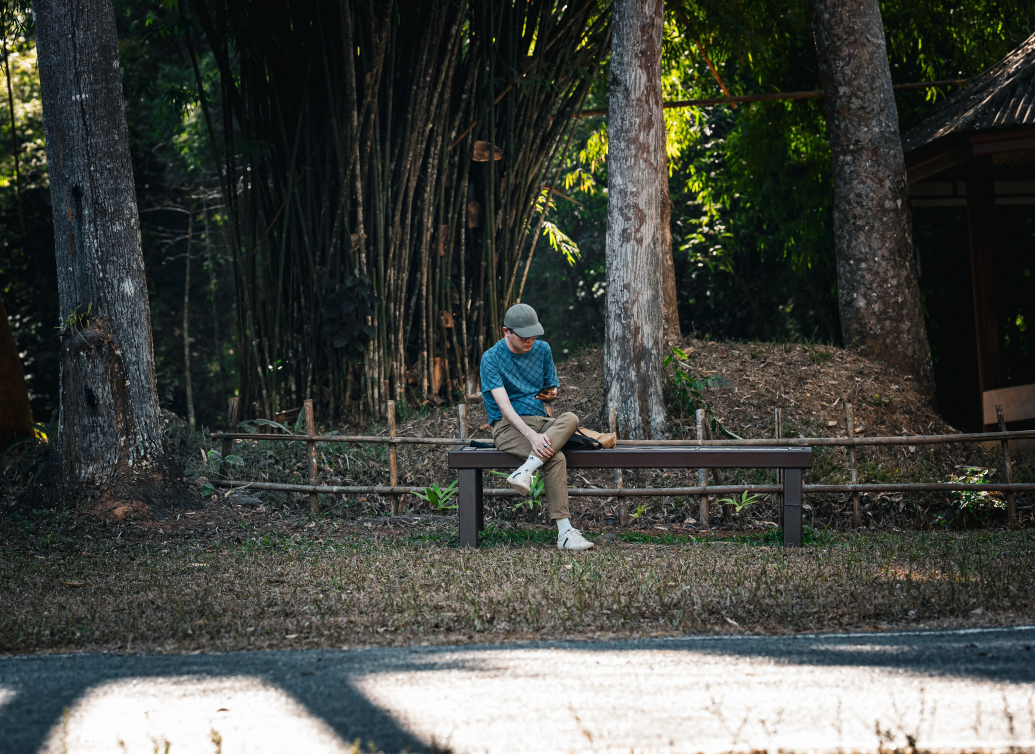
#> input picture Computer Vision lab expeiments/exp 18/image.jpg, 5175 x 3769 px (shown at 1/5 size)
$ python py18.py
#> lines starting #> are read from the running program, lines starting #| are printed output that depends on the picture; after the words box and inside, x2 and y2 are one past the last pixel; in counts of white or black regions, pixels touching at a corner belong together

import cv2

img = cv2.imread("image.jpg")
#> img is the input picture: shape (3769, 5175, 3); mean B, G, R 65.5, 70.9, 67.8

if img is None:
    print("Image not found!")
else:
    img = cv2.resize(img, (300, 200))
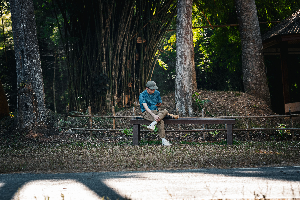
#> img: shape (200, 300, 3); mean B, G, R 65.5, 71, 67.8

    # Select region of interest
    roi = img[50:150, 50:150]
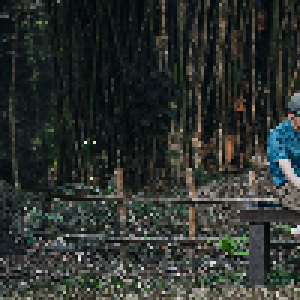
#> roi: shape (100, 100, 3) (shown 3 times larger); mean B, G, R 47.1, 50.5, 45.5

    # Copy the selected region
    copied = roi.copy()

    # Paste into another location
    img[0:100, 0:100] = copied
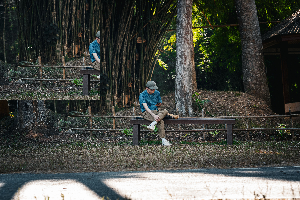
#> img: shape (200, 300, 3); 16.66% of pixels changed, all inside (x1, y1, x2, y2) = (0, 0, 100, 100)

    cv2.imshow("Original Image", img)
    cv2.imshow("Cropped ROI", roi)
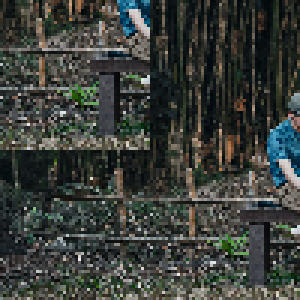
#> window 'Cropped ROI': shape (100, 100, 3) (shown 3 times larger); mean B, G, R 58.4, 63.1, 58.9
    cv2.imshow("Copied Region", copied)

    cv2.waitKey(0)
    cv2.destroyAllWindows()
